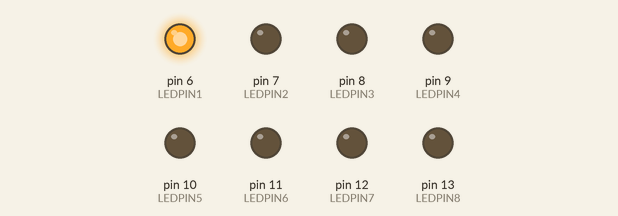
Simulated run of this sketch. Board: Arduino Uno, built with avr-gcc and run on an emulated ATmega328P. Parts: output pins drawn as LEDs (lit = HIGH).

Above: at 0.3 s.
At 7.1 s:
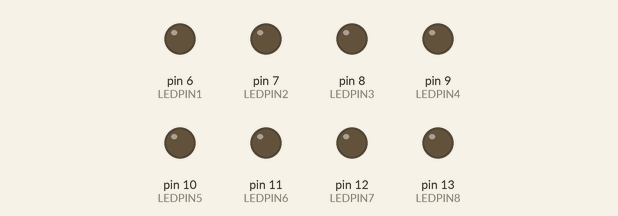
At 9.7 s:
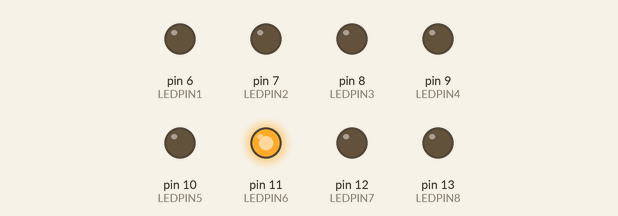
At 11.7 s:
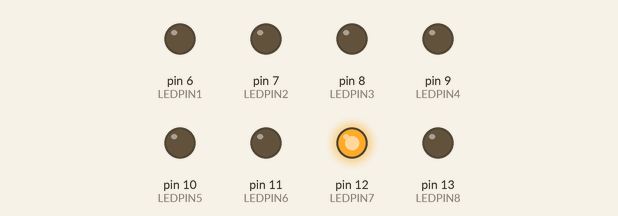
At 13.3 s:
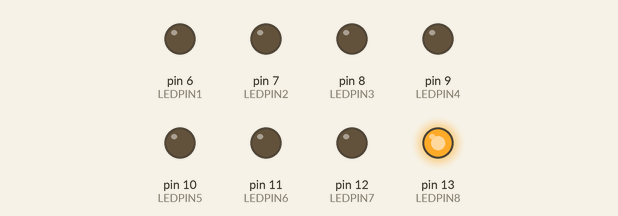
At 16.9 s:
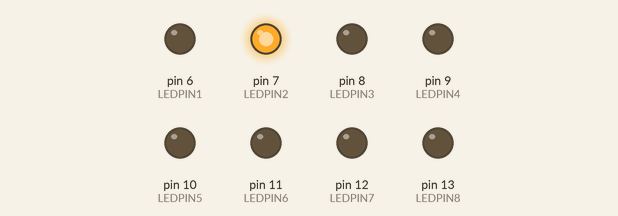
Timing chart, 0 to 19.0 s (numbered marks = the images above):
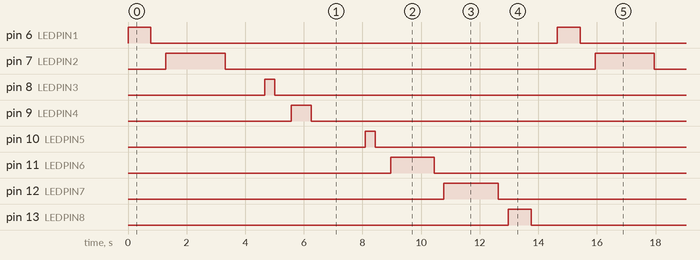

Measured:
- by itself, pin 6 (LEDPIN1), pin 13 (LEDPIN8): alternates HIGH for 0.78 s and LOW for 13.9 s
- by itself, pin 7 (LEDPIN2): alternates HIGH for 2.0 s and LOW for 12.6 s
- by itself, pin 8 (LEDPIN3), pin 10 (LEDPIN5): alternates HIGH for 0.34 s and LOW for 14.3 s
- by itself, pin 9 (LEDPIN4): alternates HIGH for 0.68 s and LOW for 14.0 s
- by itself, pin 11 (LEDPIN6): alternates HIGH for 1.5 s and LOW for 13.2 s
- by itself, pin 12 (LEDPIN7): alternates HIGH for 1.9 s and LOW for 12.8 s

The sketch:

EX-8.ino
```cpp
const int LEDPIN1=6;
const int LEDPIN2=7;
const int LEDPIN3=8;
const int LEDPIN4=9;
const int LEDPIN5=10;
const int LEDPIN6=11;
const int LEDPIN7=12;
const int LEDPIN8=13;
void setup()
{
  pinMode(LEDPIN1, OUTPUT);
  pinMode(LEDPIN2, OUTPUT);
  pinMode(LEDPIN3, OUTPUT);
  pinMode(LEDPIN4, OUTPUT);
  pinMode(LEDPIN5, OUTPUT);
  pinMode(LEDPIN6, OUTPUT);
  pinMode(LEDPIN7, OUTPUT);
  pinMode(LEDPIN8, OUTPUT);
}

void loop()
{

  digitalWrite(LEDPIN1, HIGH);
  delay(781); // Wait for 781 millisecond(s)
  digitalWrite(LEDPIN1, LOW);
  delay(515); // Wait for 515 millisecond(s)

  digitalWrite(LEDPIN2, HIGH);
  delay(2014); // Wait for 2014 millisecond(s)
  digitalWrite(LEDPIN2, LOW);
  delay(1348); // Wait for 1348 millisecons(s)

  digitalWrite(LEDPIN3, HIGH);
  delay(343); // Wait for 343 millisecond(s)
  digitalWrite(LEDPIN3, LOW);
  delay(573); // Wait for 573 millisecons(s)

  digitalWrite(LEDPIN4, HIGH);
  delay(678); // Wait for 678 millisecond(s)
  digitalWrite(LEDPIN4, LOW);
  delay(1839); // Wait for 1839 millisecons(s)

  digitalWrite(LEDPIN5, HIGH);
  delay(342); // Wait for 342 millisecond(s)
  digitalWrite(LEDPIN5, LOW);
  delay(534); // Wait for 534 millisecond(s)

  digitalWrite(LEDPIN6, HIGH);
  delay(1478); // Wait for 1478 millisecond(s)
  digitalWrite(LEDPIN6, LOW);
  delay(326); // Wait for 326 millisecons(s)

  digitalWrite(LEDPIN7, HIGH);
  delay(1859); // Wait for 1859 millisecond(s)
  digitalWrite(LEDPIN7, LOW);
  delay(351); // Wait for 351 millisecons(s)

  digitalWrite(LEDPIN8, HIGH);
  delay(777); // Wait for 777 millisecond(s)
  digitalWrite(LEDPIN8, LOW);
  delay(888); // Wait for 888 millisecons(s)
}
```
